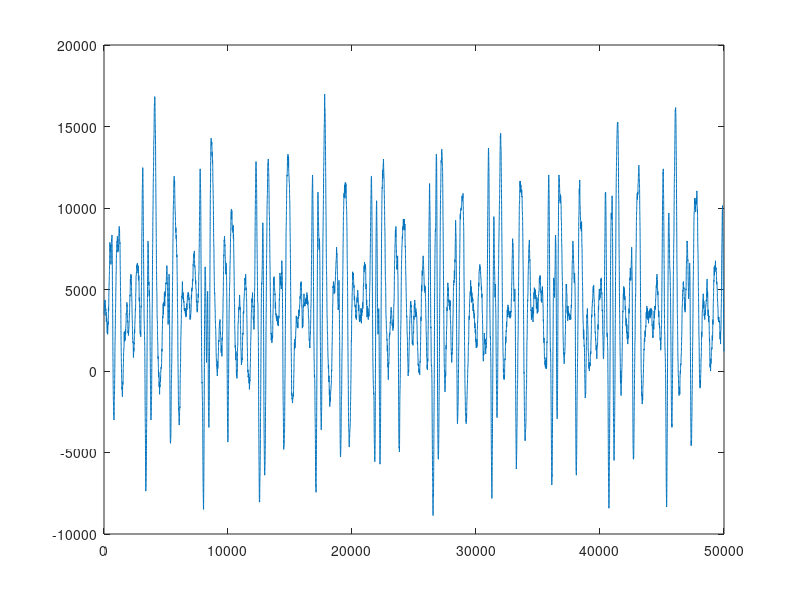

The MATLAB script that drew this image:
function detectar_picos
clear all, close all, clc
load('b001m.mat');
figure ();
plot (val);
%hold on
%[peak_value, peak_location] = findpeaks(val);
%plot (peak_location, peak_value, 'c')
%[peak_value, peak_location] = findpeaks(val,'sortstr','ascend');
end